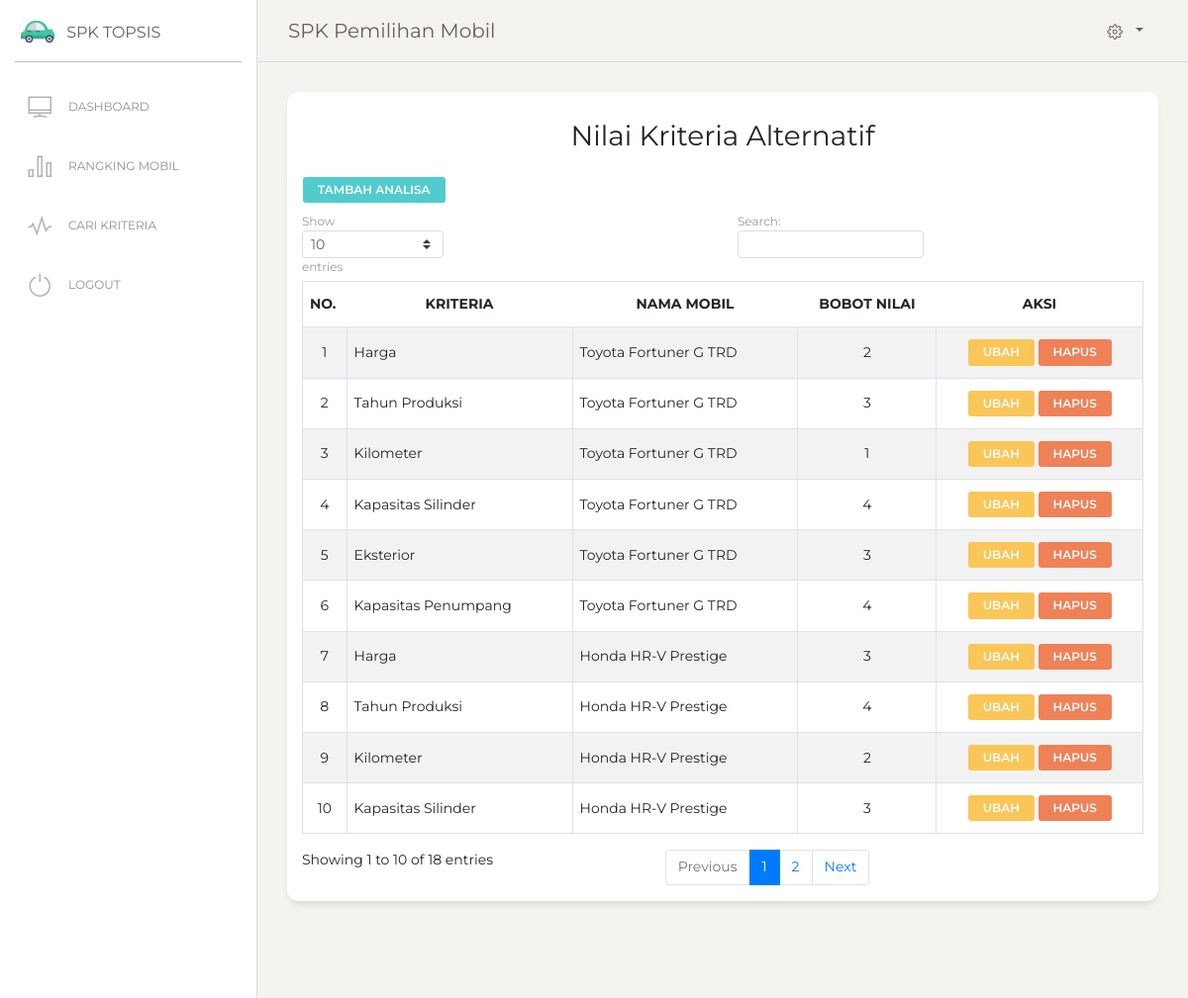
The page /analisa.php (signed in) on the database its author committed.
### tables this page shows
CREATE TABLE IF NOT EXISTS `tb_analisa` (
  `id_analisa` int(11) NOT NULL AUTO_INCREMENT,
  `id_kriteria` int(11) NOT NULL,
  `id_mobil` int(11) NOT NULL,
  `nilainya` varchar(11) NOT NULL,
  PRIMARY KEY (`id_analisa`)
);

CREATE TABLE IF NOT EXISTS `tb_kriteria` (
  `id_kriteria` int(11) NOT NULL AUTO_INCREMENT,
  `atribut` varchar(50) NOT NULL,
  `bobot_nilai` varchar(50) NOT NULL,
  `nama_kriteria` varchar(50) NOT NULL,
  PRIMARY KEY (`id_kriteria`)
);

CREATE TABLE IF NOT EXISTS `tb_mobil` (
  `id_mobil` int(11) NOT NULL AUTO_INCREMENT,
  `nama_mobil` varchar(50) NOT NULL,
  PRIMARY KEY (`id_mobil`)
);

### analisa.php (the view, shortened to what this page needs)
<?php
include 'header.php';
include 'menu.php';
?>
<div class="content">
  <div class="row">
    <div class="col-md-12">
      <div class="card ">
        <div class="card-header ">
          <h3 class="card-title"><center>Nilai Kriteria Alternatif</h3>
          <a href="analisaTambah.php" class="btn btn-primary btn-sm">Tambah Analisa</a>
        <table id="example" class="table table-striped table-bordered" >
            <thead>
                <tr>
                    <th>No.</th>
                    <th><center>Kriteria</th>
                    <th><center>Nama Mobil</th>
                    <th><center>Bobot Nilai</th>
                    <th><center>Aksi</th>
                </tr>
            </thead>
            <tbody>
                <?php
                $sql=mysql_query("SELECT * FROM tb_kriteria, tb_analisa, tb_mobil WHERE
                  tb_kriteria.id_kriteria = tb_analisa.id_kriteria AND tb_mobil.id_mobil=tb_analisa.id_mobil ORDER BY tb_analisa.id_analisa ASC ");
                $no=1;
                while ($row=mysql_fetch_array($sql)){?>
                  <tr class='td' bgcolor='#FFF'>
                    <td><center><?php echo $no++ ?></td>
                    <td><?php echo $row['nama_kriteria'];?></td>
                    <td><?php echo $row['nama_mobil'];?></td>
                    <td><center><?php echo $row['nilainya'];?></td>
                    <td><center>
                        <a class="btn btn-warning btn-sm" href=analisaEdit.php?id_analisa=<?= $row['id_analisa'] ?> >Ubah</a>
                        <a href="analisaHapus.php?id_analisa=<?= $row['id_analisa']; ?>"  class="btn btn-danger btn-sm"
                          onclick="return confirm('Anda yakin Hapus data Analisa <?= $row['nama_mobil']; ?> ?')">Hapus</a>
                    </td>
                  </tr>
                <?php }?>
            </tbody>
        </table>
        </div>
      </div>
    </div>
  </div>
</div>
<?php include 'footer.php' ?>

### rows shown on the page
tb_analisa: id_kriteria.nama_kriteria "Harga", id_mobil.nama_mobil "Toyota Fortuner G TRD", nilainya "2"
tb_analisa: id_kriteria.nama_kriteria "Tahun Produksi", id_mobil.nama_mobil "Toyota Fortuner G TRD", nilainya "3"
tb_analisa: id_kriteria.nama_kriteria "Kilometer", id_mobil.nama_mobil "Toyota Fortuner G TRD", nilainya "1"
tb_analisa: id_kriteria.nama_kriteria "Kapasitas Silinder", id_mobil.nama_mobil "Toyota Fortuner G TRD", nilainya "4"
tb_analisa: id_kriteria.nama_kriteria "Eksterior", id_mobil.nama_mobil "Toyota Fortuner G TRD", nilainya "3"
tb_analisa: id_kriteria.nama_kriteria "Kapasitas Penumpang", id_mobil.nama_mobil "Toyota Fortuner G TRD", nilainya "4"
tb_analisa: id_kriteria.nama_kriteria "Harga", id_mobil.nama_mobil "Honda HR-V Prestige", nilainya "3"
tb_analisa: id_kriteria.nama_kriteria "Tahun Produksi", id_mobil.nama_mobil "Honda HR-V Prestige", nilainya "4"
tb_analisa: id_kriteria.nama_kriteria "Kilometer", id_mobil.nama_mobil "Honda HR-V Prestige", nilainya "2"
tb_analisa: id_kriteria.nama_kriteria "Kapasitas Silinder", id_mobil.nama_mobil "Honda HR-V Prestige", nilainya "3"
